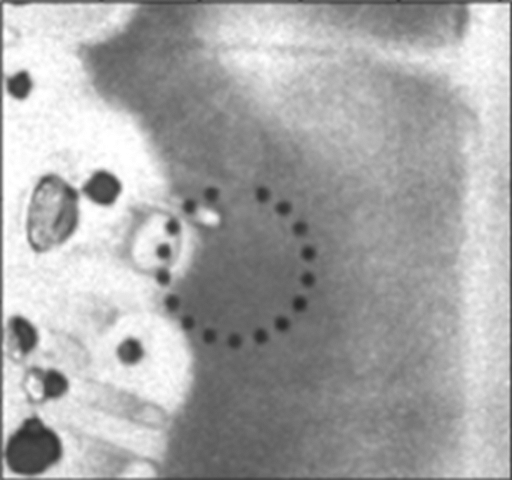
#> input picture INTELMARK.BMP, 512 x 480 px
$ python image.py
#> lines starting #> are read from the running program, lines starting #| are printed output that depends on the picture; after the words box and inside, x2 and y2 are one past the last pixel; in counts of white or black regions, pixels touching at a corner belong together
import cv2
import numpy as np
import os

img_url = "./INTELMARK.BMP"

img = cv2.imread(img_url, 0)
#> img is the input picture: shape (480, 512); min 41, max 255, mean 166.7
img_copy = img.copy()


def show_img(img):
    cv2.imshow("image", img)
    cv2.waitKey(0)


def draw_contour(img):
    im_blur = cv2.GaussianBlur(img, (5, 5), 0)  # blur image
    im, thre = cv2.threshold(
        im_blur, 90, 255, cv2.THRESH_BINARY_INV)  # binary image
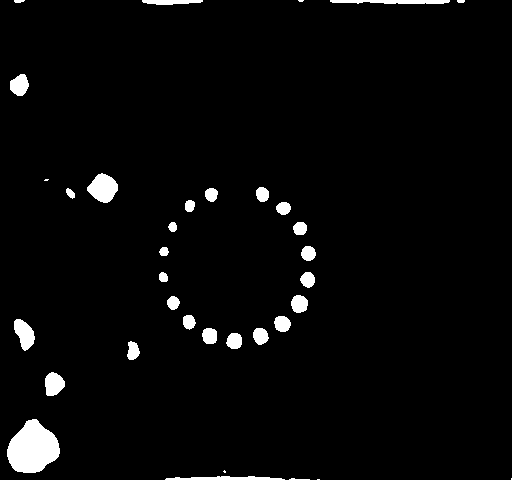
#> thre: shape (480, 512); 3.1% white; 35 white regions (5 under 20 px), largest, box (x1, y1, x2, y2) and area: (7, 419, 60, 473) 2008, (87, 173, 118, 203) 625, (14, 319, 35, 351) 425
    kernel_dilate = np.ones((20, 20), np.uint8)  # dilate image kernel
    img_dilate = cv2.dilate(thre, kernel_dilate, iterations=1)  # dilate image
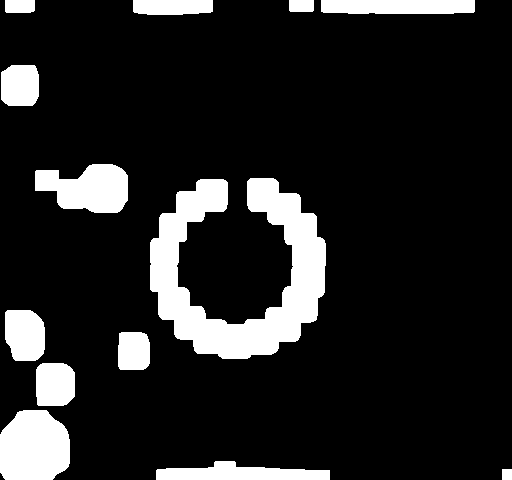
#> img_dilate: shape (480, 512); 13.9% white; 13 white regions, largest, box (x1, y1, x2, y2) and area: (150, 178, 326, 359) 14597, (0, 410, 70, 480) 4222, (35, 164, 128, 213) 3270
    kernel_erode = np.ones((14, 14), np.uint8)  # erode image kernel
    img_erode = cv2.erode(img_dilate, kernel_erode,
                          iterations=1)  # erode image
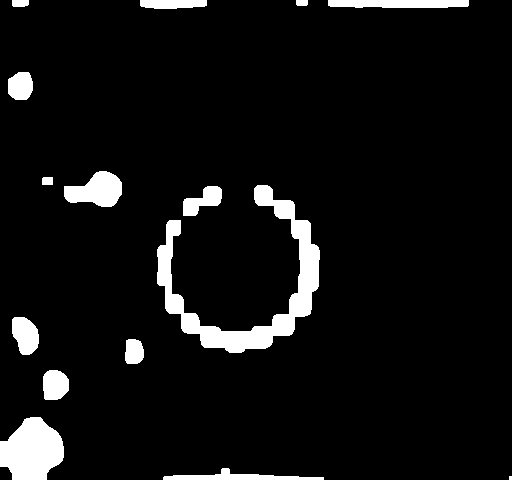
#> img_erode: shape (480, 512); 6.7% white; 15 white regions (1 under 20 px)
    contours, hierachy = cv2.findContours(
        img_erode, cv2.RETR_EXTERNAL, cv2.CHAIN_APPROX_SIMPLE)  # find contours
#> contours = 15 contours, 1 with area under 20; largest, box (x1, y1, x2, y2) and area: (157, 185, 320, 353) 5879, (0, 417, 64, 480) 2866, (64, 171, 122, 207) 1314, (328, 0, 469, 8) 912, (12, 317, 39, 355) 731
    contours_react = []  # contours reacts
    for i in range(len(contours)):
        (x, y, w, h) = cv2.boundingRect(contours[i])
        if(0.7 <= (w/h) <= 1.3) and (0.7 <= (h/w) <= 1.3):
            contours_react.append(contours[i])
#> this loop made 15 passes
#> (x, y, w, h) on passes 1 to 12: (509, 476, 3, 4), (163, 468, 161, 12), (0, 417, 64, 63), (43, 370, 26, 30), (125, 339, 19, 25), (12, 317, 27, 38), (183, 186, 39, 30), (157, 185, 163, 168), (42, 177, 11, 8), (64, 171, 58, 36), (8, 72, 25, 28), (328, 0, 141, 8)
#> after the loop, contours_react = 5 contours; box (x1, y1, x2, y2) and area: (157, 185, 320, 353) 5879, (0, 417, 64, 480) 2866, (43, 370, 69, 400) 620, (183, 186, 222, 216) 600, (8, 72, 33, 100) 550
    area_cnt = [cv2.contourArea(cnt) for cnt in contours_react]
#> area_cnt = [2865.5, 620, 600.5, 5879, 549.5]
    area_cnt_list = list(area_cnt)
#> area_cnt_list = [2865.5, 620, 600.5, 5879, 549.5]
    area_cnt_arr = np.array(area_cnt)
#> area_cnt_arr = [2865.5, 620, 600.5, 5879, 549.5]
    contourArea_max = contours_react[area_cnt_list.index(
        area_cnt_arr.max())]  # contour max area
#> contourArea_max = contour of 197 points, box (x1, y1, x2, y2) (157, 185, 320, 353), area 5879
    (x, y, w, h) = cv2.boundingRect(contourArea_max)
#> x = 157; y = 185; w = 163; h = 168
    print((x, y, w, h))
#| (157, 185, 163, 168)
    M = cv2.moments(contourArea_max)
#> M = moments, m00 5879, centre m10/m00, m01/m00 = (248.8, 285.4)
    # O = (cx, cy) this is centor of contour
    cx = int(M['m10']/M['m00'])
#> cx = 248
    cy = int(M['m01']/M['m00'])
#> cy = 285
    cv2.rectangle(img, (x, y), (x+w, y+h), (0, 255, 0), 2)  # draw bouding box
    # kytu = "x = " + str(cx) + ",  " + "y = " + str(cy)
    kytu = 'Centroid({}, {})'.format(cx, cy)
#> kytu = 'Centroid(248, 285)'
    cv2.putText(img, kytu, (x, y),
                cv2.FONT_HERSHEY_SIMPLEX, 1, (0, 255, 255), 2)  # draw center O
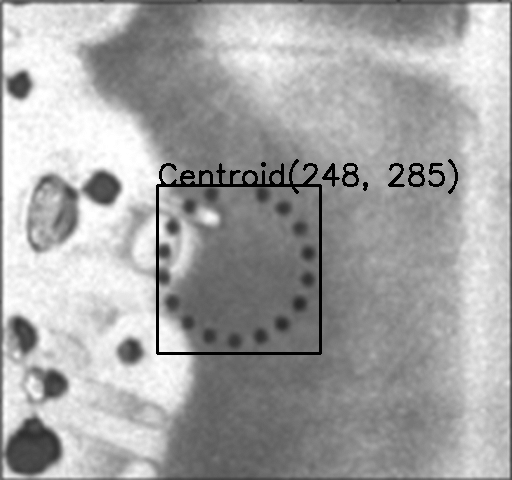
#> img: shape (480, 512); min 0, max 255, mean 164.3
    print
    return(img, cx, cy)


img_result, x, y = draw_contour(img_copy)
#> x = 248; y = 285
show_img(img_result)

# print(x,w,cx)
